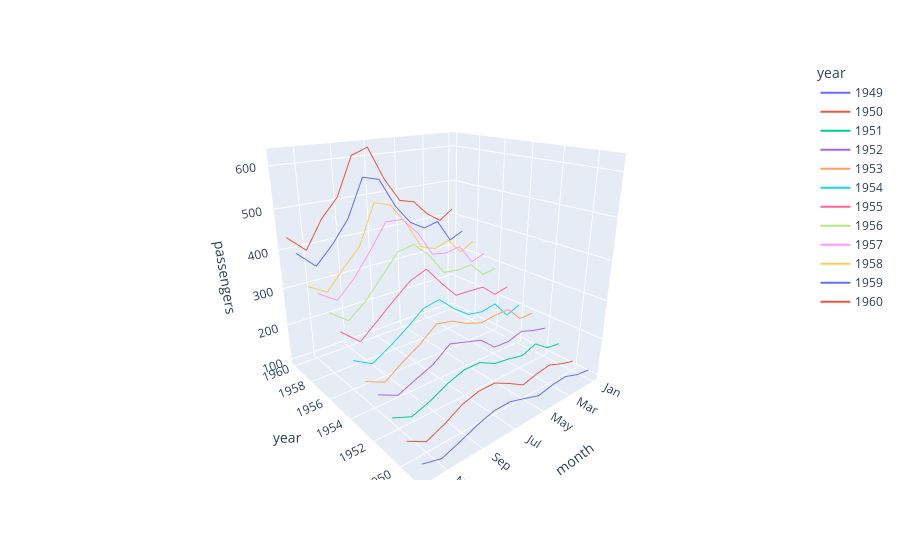

Source (notebook cell):
### Code cell
fig = px.line_3d(
    flights,
    x="year",
    y="month",
    z="passengers",
    color="year",
)

fig

### Figure 1 — Plotly figure (JSON) as saved in the notebook; plotly's stock layout.template omitted (floating-point values rounded to 4 significant figures)
{"data": [{"hovertemplate": "year=%{x}<br>month=%{y}<br>passengers=%{z}<extra></extra>", "legendgroup": "1949", "line": {"color": "#636efa", "dash": "solid"}, "mode": "lines", "name": "1949", "scene": "scene", "showlegend": true, "type": "scatter3d", "x": [1949, 1949, 1949, 1949, 1949, 1949, 1949, 1949, 1949, 1949, 1949, 1949], "y": ["Jan", "Feb", "Mar", "Apr", "May", "Jun", "Jul", "Aug", "Sep", "Oct", "Nov", "Dec"], "z": [112, 118, 132, 129, 121, 135, 148, 148, 136, 119, 104, 118]}, {"hovertemplate": "year=%{x}<br>month=%{y}<br>passengers=%{z}<extra></extra>", "legendgroup": "1950", "line": {"color": "#EF553B", "dash": "solid"}, "mode": "lines", "name": "1950", "scene": "scene", "showlegend": true, "type": "scatter3d", "x": [1950, 1950, 1950, 1950, 1950, 1950, 1950, 1950, 1950, 1950, 1950, 1950], "y": ["Jan", "Feb", "Mar", "Apr", "May", "Jun", "Jul", "Aug", "Sep", "Oct", "Nov", "Dec"], "z": [115, 126, 141, 135, 125, 149, 170, 170, 158, 133, 114, 140]}, {"hovertemplate": "year=%{x}<br>month=%{y}<br>passengers=%{z}<extra></extra>", "legendgroup": "1951", "line": {"color": "#00cc96", "dash": "solid"}, "mode": "lines", "name": "1951", "scene": "scene", "showlegend": true, "type": "scatter3d", "x": [1951, 1951, 1951, 1951, 1951, 1951, 1951, 1951, 1951, 1951, 1951, 1951], "y": ["Jan", "Feb", "Mar", "Apr", "May", "Jun", "Jul", "Aug", "Sep", "Oct", "Nov", "Dec"], "z": [145, 150, 178, 163, 172, 178, 199, 199, 184, 162, 146, 166]}, {"hovertemplate": "year=%{x}<br>month=%{y}<br>passengers=%{z}<extra></extra>", "legendgroup": "1952", "line": {"color": "#ab63fa", "dash": "solid"}, "mode": "lines", "name": "1952", "scene": "scene", "showlegend": true, "type": "scatter3d", "x": [1952, 1952, 1952, 1952, 1952, 1952, 1952, 1952, 1952, 1952, 1952, 1952], "y": ["Jan", "Feb", "Mar", "Apr", "May", "Jun", "Jul", "Aug", "Sep", "Oct", "Nov", "Dec"], "z": [171, 180, 193, 181, 183, 218, 230, 242, 209, 191, 172, 194]}, {"hovertemplate": "year=%{x}<br>month=%{y}<br>passengers=%{z}<extra></extra>", "legendgroup": "1953", "line": {"color": "#FFA15A", "dash": "solid"}, "mode": "lines", "name": "1953", "scene": "scene", "showlegend": true, "type": "scatter3d", "x": [1953, 1953, 1953, 1953, 1953, 1953, 1953, 1953, 1953, 1953, 1953, 1953], "y": ["Jan", "Feb", "Mar", "Apr", "May", "Jun", "Jul", "Aug", "Sep", "Oct", "Nov", "Dec"], "z": [196, 196, 236, 235, 229, 243, 264, 272, 237, 211, 180, 201]}, {"hovertemplate": "year=%{x}<br>month=%{y}<br>passengers=%{z}<extra></extra>", "legendgroup": "1954", "line": {"color": "#19d3f3", "dash": "solid"}, "mode": "lines", "name": "1954", "scene": "scene", "showlegend": true, "type": "scatter3d", "x": [1954, 1954, 1954, 1954, 1954, 1954, 1954, 1954, 1954, 1954, 1954, 1954], "y": ["Jan", "Feb", "Mar", "Apr", "May", "Jun", "Jul", "Aug", "Sep", "Oct", "Nov", "Dec"], "z": [204, 188, 235, 227, 234, 264, 302, 293, 259, 229, 203, 229]}, {"hovertemplate": "year=%{x}<br>month=%{y}<br>passengers=%{z}<extra></extra>", "legendgroup": "1955", "line": {"color": "#FF6692", "dash": "solid"}, "mode": "lines", "name": "1955", "scene": "scene", "showlegend": true, "type": "scatter3d", "x": [1955, 1955, 1955, 1955, 1955, 1955, 1955, 1955, 1955, 1955, 1955, 1955], "y": ["Jan", "Feb", "Mar", "Apr", "May", "Jun", "Jul", "Aug", "Sep", "Oct", "Nov", "Dec"], "z": [242, 233, 267, 269, 270, 315, 364, 347, 312, 274, 237, 278]}, {"hovertemplate": "year=%{x}<br>month=%{y}<br>passengers=%{z}<extra></extra>", "legendgroup": "1956", "line": {"color": "#B6E880", "dash": "solid"}, "mode": "lines", "name": "1956", "scene": "scene", "showlegend": true, "type": "scatter3d", "x": [1956, 1956, 1956, 1956, 1956, 1956, 1956, 1956, 1956, 1956, 1956, 1956], "y": ["Jan", "Feb", "Mar", "Apr", "May", "Jun", "Jul", "Aug", "Sep", "Oct", "Nov", "Dec"], "z": [284, 277, 317, 313, 318, 374, 413, 405, 355, 306, 271, 306]}, {"hovertemplate": "year=%{x}<br>month=%{y}<br>passengers=%{z}<extra></extra>", "legendgroup": "1957", "line": {"color": "#FF97FF", "dash": "solid"}, "mode": "lines", "name": "1957", "scene": "scene", "showlegend": true, "type": "scatter3d", "x": [1957, 1957, 1957, 1957, 1957, 1957, 1957, 1957, 1957, 1957, 1957, 1957], "y": ["Jan", "Feb", "Mar", "Apr", "May", "Jun", "Jul", "Aug", "Sep", "Oct", "Nov", "Dec"], "z": [315, 301, 356, 348, 355, 422, 465, 467, 404, 347, 305, 336]}, {"hovertemplate": "year=%{x}<br>month=%{y}<br>passengers=%{z}<extra></extra>", "legendgroup": "1958", "line": {"color": "#FECB52", "dash": "solid"}, "mode": "lines", "name": "1958", "scene": "scene", "showlegend": true, "type": "scatter3d", "x": [1958, 1958, 1958, 1958, 1958, 1958, 1958, 1958, 1958, 1958, 1958, 1958], "y": ["Jan", "Feb", "Mar", "Apr", "May", "Jun", "Jul", "Aug", "Sep", "Oct", "Nov", "Dec"], "z": [340, 318, 362, 348, 363, 435, 491, 505, 404, 359, 310, 337]}, {"hovertemplate": "year=%{x}<br>month=%{y}<br>passengers=%{z}<extra></extra>", "legendgroup": "1959", "line": {"color": "#636efa", "dash": "solid"}, "mode": "lines", "name": "1959", "scene": "scene", "showlegend": true, "type": "scatter3d", "x": [1959, 1959, 1959, 1959, 1959, 1959, 1959, 1959, 1959, 1959, 1959, 1959], "y": ["Jan", "Feb", "Mar", "Apr", "May", "Jun", "Jul", "Aug", "Sep", "Oct", "Nov", "Dec"], "z": [360, 342, 406, 396, 420, 472, 548, 559, 463, 407, 362, 405]}, {"hovertemplate": "year=%{x}<br>month=%{y}<br>passengers=%{z}<extra></extra>", "legendgroup": "1960", "line": {"color": "#EF553B", "dash": "solid"}, "mode": "lines", "name": "1960", "scene": "scene", "showlegend": true, "type": "scatter3d", "x": [1960, 1960, 1960, 1960, 1960, 1960, 1960, 1960, 1960, 1960, 1960, 1960], "y": ["Jan", "Feb", "Mar", "Apr", "May", "Jun", "Jul", "Aug", "Sep", "Oct", "Nov", "Dec"], "z": [417, 391, 419, 461, 472, 535, 622, 606, 508, 461, 390, 432]}], "layout": {"autosize": true, "legend": {"title": {"text": "year"}, "tracegroupgap": 0}, "margin": {"t": 60}, "scene": {"aspectmode": "auto", "aspectratio": {"x": 1, "y": 1, "z": 1}, "camera": {"center": {"x": 0, "y": 0, "z": 0}, "eye": {"x": -1.556, "y": 1.289, "z": 0.7773}, "projection": {"type": "perspective"}, "up": {"x": 0, "y": 0, "z": 1}}, "domain": {"x": [0, 1], "y": [0, 1]}, "xaxis": {"categoryarray": [1949, 1950, 1951, 1952, 1953, 1954, 1955, 1956, 1957, 1958, 1959, 1960], "categoryorder": "array", "title": {"text": "year"}, "type": "linear"}, "yaxis": {"title": {"text": "month"}, "type": "category"}, "zaxis": {"title": {"text": "passengers"}, "type": "linear"}}}}
